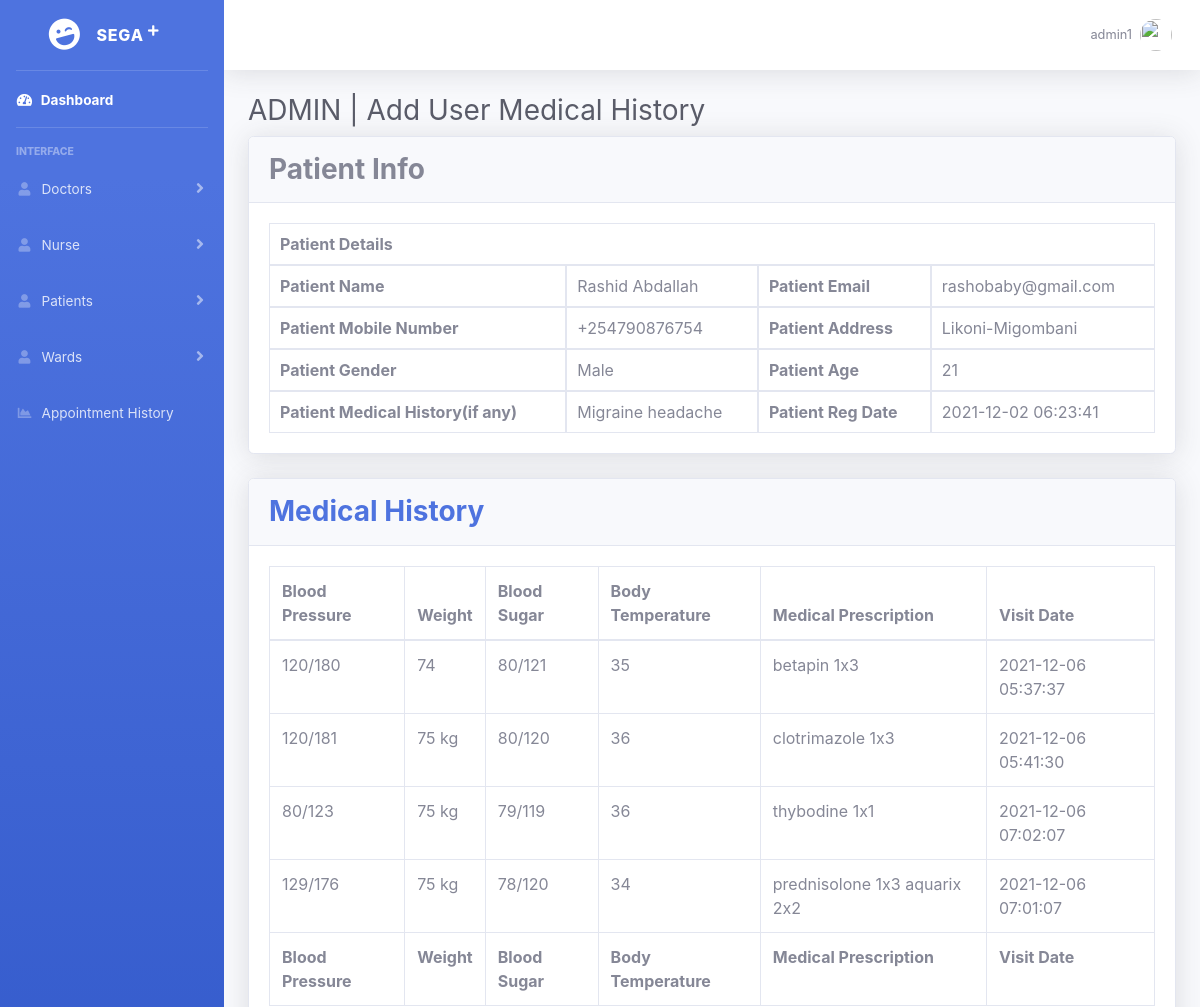
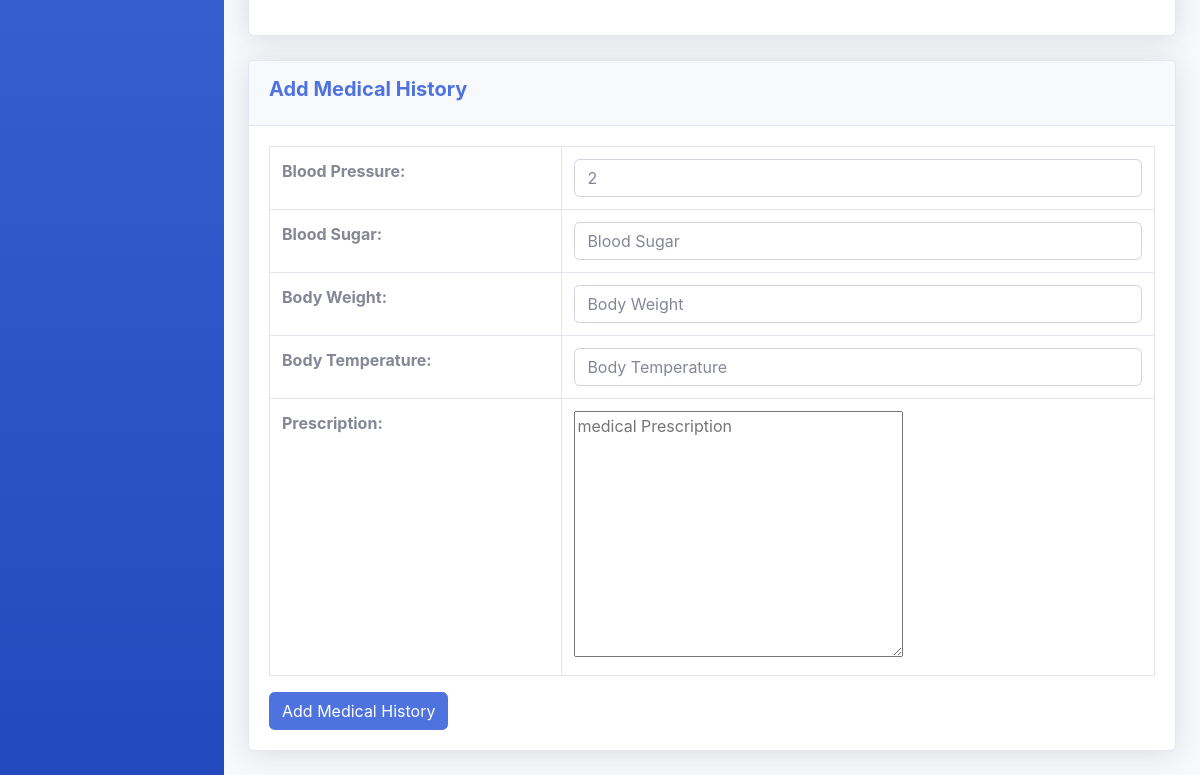
Page /admin/dashboard/view-patients.php?viewid=2 (signed in) on the committed database (2 pictures, top to bottom).
### tables this page shows
CREATE TABLE `patients` (
  `id` int(11) NOT NULL,
  `Doc_id` int(11) NOT NULL,
  `PatientName` varchar(255) NOT NULL,
  `Contact` varchar(255) NOT NULL,
  `Email` varchar(255) NOT NULL,
  `Gender` varchar(255) NOT NULL,
  `Address` varchar(255) NOT NULL,
  `Age` int(11) NOT NULL,
  `Allocation` varchar(255) NOT NULL,
  `Med_history` varchar(255) NOT NULL,
  `CreateDate` timestamp NOT NULL DEFAULT current_timestamp(),
  `Update_Date` timestamp NOT NULL DEFAULT '0000-00-00 00:00:00' ON UPDATE current_timestamp()
);

CREATE TABLE `medicalhistory` (
  `id` int(11) NOT NULL,
  `PatientID` int(11) NOT NULL,
  `BloodPressure` varchar(255) NOT NULL,
  `BloodSugar` varchar(255) NOT NULL,
  `Weight` varchar(255) NOT NULL,
  `Temperature` varchar(255) NOT NULL,
  `Prescription` varchar(255) NOT NULL,
  `CreationDate` timestamp NOT NULL DEFAULT current_timestamp() ON UPDATE current_timestamp()
);

### admin/dashboard/view-patients.php (the view, shortened to what this page needs)
<?php
include_once "../controller/config.php";
?>
<!DOCTYPE html>
<html lang="en">
<head>
    <link rel="stylesheet" href="vendor/DataTable/DataTables-1.10.25/css/jquery.dataTables.css">
    <link href="vendor/fontawesome-free/css/all.min.css" rel="stylesheet" type="text/css">
    <link href="css/sb-admin-2.min.css" rel="stylesheet">
    <link href="css/sb-admin-2.css" rel="stylesheet">
</head>
<body id="page-top">
    <div id="wrapper">
        <?php include_once "partials/sidebar.php"; ?>
        <div id="content-wrapper" class="d-flex flex-column">
            <div id="content">
                <?php include_once "partials/navbar.php"; ?>
                <div class="container-fluid">
                    <h1 class="h3 mb-2 text-gray-800"> ADMIN | Add User Medical History</h1>
                    <div class="card shadow mb-4">
                        <div class="card-header py-3">
                            <h3 class="m-0 font-weight-bold">Patient Info</h3>
                        </div>
                        <?php
                            $selPat = "SELECT * FROM patients WHERE id={$_GET['viewid']}";
                            $runq = mysqli_query($mysqli, $selPat);
                            $patRow = mysqli_fetch_array($runq);
                        ?>
                        <div class="card-body">
                            <div class="table-responsive">
                                <table class="table-bordered" id="dataTable">
                                    <tr>
                                        <th colspan="4">Patient Details</th>
                                    </tr>
                                    <tr>
                                        <th>Patient Name</th>
                                        <td><?php echo $patRow['PatientName']; ?></td>
                                        <th>Patient Email</th>
                                        <td><?php echo $patRow['Email']; ?></td>
                                    </tr>
                                    <tr>
                                        <th>Patient Mobile Number</th>
                                        <td><?php echo $patRow['Contact']; ?></td>
                                        <th>Patient Address</th>
                                        <td><?php echo $patRow['Address']; ?></td>
                                    </tr>
                                    <tr>
                                        <th>Patient Gender</th>
                                        <td><?php echo $patRow['Gender']; ?></td>
                                        <th>Patient Age</th>
                                        <td><?php echo $patRow['Age']; ?></td>
                                    </tr>
                                    <tr>
                                        <th>Patient Medical History(if any)</th>
                                        <td><?php echo $patRow['Med_history']; ?></td>
                                        <th>Patient Reg Date</th>
                                        <td><?php echo $patRow['CreateDate']; ?></td>
                                    </tr>
                                </table>
                            </div>
                        </div>
                    </div>
                    <div class="card shadow mb-4">
                        <div class="card-header py-3">
                            <h3 class="m-0 font-weight-bold text-primary">Medical History</h3>
                        </div>
                        <div class="card-body">
                            <div class="table-repsonsive">
                                <table class="table table-bordered" id="dataTable" width="100%" cellspacing="0">
                                    <thead>
                                        <tr>
                                            <th>Blood Pressure</th>
                                            <th>Weight</th>
                                            <th>Blood Sugar</th>
                                            <th>Body Temperature</th>
                                            <th>Medical Prescription</th>
                                            <th>Visit Date</th>
                                        </tr>
                                    </thead>
                                    <tfoot>
                                        <tr>
                                            <th>Blood Pressure</th>
                                            <th>Weight</th>
                                            <th>Blood Sugar</th>
                                            <th>Body Temperature</th>
                                            <th>Medical Prescription</th>
                                            <th>Visit Date</th>
                                        </tr>
                                    </tfoot>
                                    <tbody>
                                        <?php
                                            $sql = "SELECT * FROM medicalhistory WHERE PatientID={$_REQUEST['viewid']}";
                                            $result = mysqli_query($mysqli, $sql);
                                        ?>
                                        <?php while($myRow = mysqli_fetch_assoc($result)): ?>
                                            <tr>
                                                <td><?php echo $myRow['BloodPressure']; ?></td>
                                                <td><?php echo $myRow['Weight']; ?></td>
                                                <td><?php echo $myRow['BloodSugar']; ?></td>
                                                <td><?php echo $myRow['Temperature']; ?></td>
                                                <td><?php echo $myRow['Prescription']; ?></td>
                                                <td><?php echo $myRow['CreationDate']; ?></td>
                                            </tr>
                                        <?php endwhile; ?>
                                    </tbody>
                                </table>
                            </div>
                        </div>
                    </div>
                <div class="card shadow mb-4">
                    <div class="card-header py-3">
                        <h5 class="font-weight-bold text-primary">Add Medical History</h5>
                    </div>
                    <div class="card-body">
                        <div class="table-responsive myForm">
                            <form method="POST">
                                <table class="table-bordered table" id="dataTable">
                                    <tr>
                                        <th>Blood Pressure:</th>
                                        <td>
                                            <input type="text" class="form-control" name="pressure" id="pressure" placeholder="<?php echo $patRow['id']; ?>">
                                        </td>
                                    </tr>
                                    <tr>
                                        <th>Blood Sugar:</th>
                                        <td>
                                            <input type="text" class="form-control" name="sugar" id="sugar" placeholder="Blood Sugar">
                                        </td>
                                    </tr>
                                    <tr>
                                        <th>Body Weight:</th>
                                        <td>
                                            <input type="text" class="form-control" name="weight" id="weight" placeholder="Body Weight">
                                        </td>
                                    </tr>
                                    <tr>
                                        <th>Body Temperature:</th>
                                        <td>
                                            <input type="text" class="form-control" name="temp" id="temp" placeholder="Body Temperature">
                                        </td>
                                    </tr>
                                    <tr>
                                        <th>Prescription:</th>
                                        <td>
                                            <textarea name="presc" id="" cols="30" rows="10" placeholder="medical Prescription"></textarea>
                                        </td>
                                    </tr>
                                </table>
                                <div class="myButton">
                                    <input type="submit" class="btn btn-primary" name="submit" value="Add Medical History">
                                </div>
                            </form>
                        </div>
                    </div>
                </div>
                </div>
            </div>
        </div>
    </div>
</body>
</html>

### rows in the picture
patients: PatientName "Rashid Abdallah", Email "rashobaby@gmail.com", Contact "+254790876754", Address "Likoni-Migombani", Gender "Male", Age "21", Med_history "Migraine headache", CreateDate "2021-12-02 06:23:41", pressure "2"
medicalhistory: BloodPressure "120/180", Weight "74", BloodSugar "80/121", Temperature "35", Prescription "betapin 1x3", CreationDate "2021-12-06 05:37:37"
medicalhistory: BloodPressure "120/181", Weight "75 kg", BloodSugar "80/120", Temperature "36", Prescription "clotrimazole 1x3", CreationDate "2021-12-06 05:41:30"
medicalhistory: BloodPressure "80/123", Weight "75 kg", BloodSugar "79/119", Temperature "36", Prescription "thybodine 1x1", CreationDate "2021-12-06 07:02:07"
medicalhistory: BloodPressure "129/176", Weight "75 kg", BloodSugar "78/120", Temperature "34", Prescription "prednisolone 1x3 aquarix 2x2", CreationDate "2021-12-06 07:01:07"

### other values in the picture
$_SESSION['admin_name'] "admin1"
